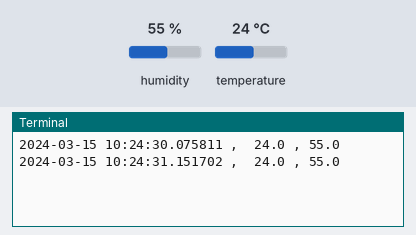
Recording of a program running on a simulated Raspberry Pi (BCM pin numbers). Shown: the last lines printed to the terminal. The inputs (shaded band) are chosen by the test bench; at power-on: humidity 55 %, temperature 24 °C. The clock reads 2024-03-15 10:24:30 at power-on unless the program sets it; files the program writes start out absent.

Above: at 1.2 s.
1.3 s: humidity set to 22 %
At 2.6 s:
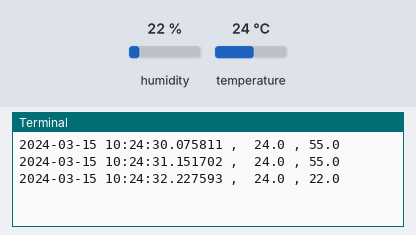
2.8 s: temperature set to 12 °C
At 3.8 s:
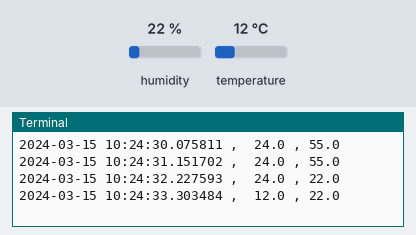
4.3 s: humidity set to 40 %
At 5.0 s:
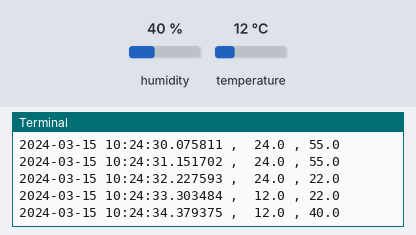
Timing chart, 0 to 7.3 s (numbered marks = the images above; inputs shaded):
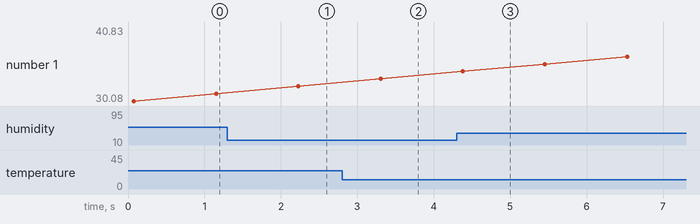

Measured:
- after the input at 1.3 s, the terminal: prints a new line after 0.93 s (image 1)
- after the input at 2.8 s, the terminal: prints a new line after 0.50 s (image 2)
- after the input at 4.3 s, the terminal: prints a new line after 0.08 s (image 3)

The program:

dht11.py
```python
import RPi.GPIO as GPIO
import dht11
import time
import datetime

# initialize GPIO
GPIO.setwarnings(True)
GPIO.setmode(GPIO.BCM)

# read data using pin 17
instance = dht11.DHT11(pin=17)

date_file = datetime.datetime.now()
with open("./temp_{0:%Y%m%d%H%M%S}.csv".format(date_file),"a") as f:

    try:
        while True:
            result = instance.read()
            restemp = str(datetime.datetime.now()) + ' ,  %-3.1f' % result.temperature + ' , %-3.1f' % result.humidity

            if result.is_valid():
                print(restemp)
                print(restemp,file=f)
                f.flush()  # 常時書き込み

            time.sleep(1)

    except KeyboardInterrupt:
        print("Cleanup")
        GPIO.cleanup()
```
